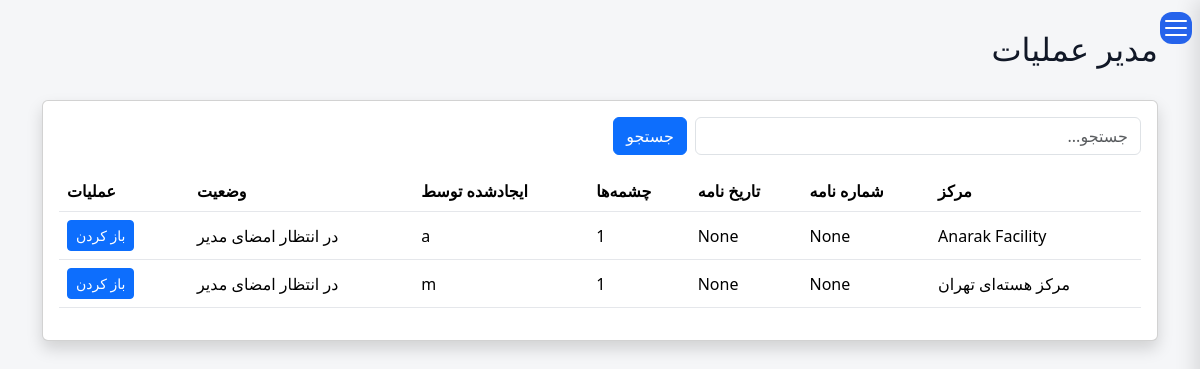
The page /operations/manager/licenses/ (signed in) on the database as committed earlier.
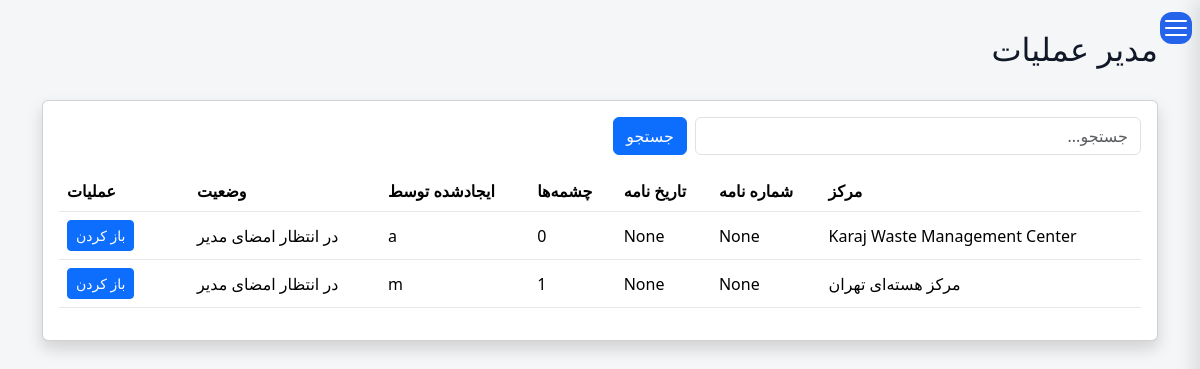
The same page on the database as committed later.
### operations/models.py (models this page shows, shortened)
class LicenseRequest(models.Model):
    facility = models.ForeignKey(
        FacilityModel,
        on_delete=models.PROTECT,
        related_name="license_requests",
    )
    letter_number = models.CharField(_("Letter Number"),
        max_length=100,
        blank=True,
        null=True,
    )
    letter_date = models.DateField(_("Letter Date"),
        blank=True,
        null=True,
    )
    status = models.CharField( _("Status"),
        max_length=20,
        choices=LicenseStatus.choices,
        default=LicenseStatus.DRAFT,
    )
    status_date = models.DateTimeField( _("Status Date"),
        null=True,
        blank=True,
    )
    specification_completed = models.BooleanField(_("Specification Completed"),default=False,)
    description = models.TextField(
        _("Description"),
        blank=True,)
    created_by = models.ForeignKey(
        settings.AUTH_USER_MODEL,
        verbose_name=_("Created By"),
        on_delete=models.PROTECT,
    )
    created_at = models.DateTimeField( _("Created At"),
        auto_now_add=True,
    )
    updated_at = models.DateTimeField( _("Updated At"),
        auto_now=True,
    )
    history = HistoricalRecords()
    class Meta:
        ordering = ["-created_at"]
        verbose_name = _("License Request")
        verbose_name_plural = _("License Requests")

### facilities/models.py (models this page shows)
class FacilityModel(models.Model):
    name = models.CharField(
        _("Facility Name"),
        max_length=255, blank=True,null=True
    )
    responsible_person = models.CharField(
        _("Responsible Person"),
        max_length=150, blank=True,null=True
    )
    telephone = models.CharField(
        _("Telephone"),
        max_length=50, blank=True,null=True
    )
    email = models.EmailField(
        _("Email"),
        blank=True,null=True
    )
    address1 = models.CharField(
        _("Address Line 1"),
        max_length=255, blank=True,null=True
    )
    address2 = models.CharField(
        _("Address Line 2"),
        max_length=255,
         blank=True,null=True
    )
    postal_code = models.CharField(
        _("Postal Code"),
        max_length=20,
         blank=True,null=True
    )
    national_id = models.CharField(
        _("National ID"),
        max_length=50,
         blank=True,null=True
    )
    economic_code = models.CharField(
        _("Economic Code"),
        max_length=50,
         blank=True,null=True
    )
    created_at = models.DateTimeField(
        _("Created At"),
        auto_now_add=True
    )
    updated_at = models.DateTimeField(
        _("Updated At"),
        auto_now=True
    )
    class Meta:
        ordering = ["name"]
        verbose_name = _("Facility")
        verbose_name_plural = _("Facilities")
        constraints = [
            models.UniqueConstraint(
                fields=["national_id"],
                name="unique_facility_national_id",
                condition=models.Q(national_id__isnull=False),
            ),
            models.UniqueConstraint(
                fields=["postal_code"],
                name="unique_facility_postal_code",
                condition=models.Q(postal_code__isnull=False),
            ),
            models.UniqueConstraint(
                fields=["economic_code"],
                name="unique_facility_economic_code",
                condition=models.Q(economic_code__isnull=False),
            ),
        ]
    def __str__(self):
        return str(self.name) if self.name else _("Unnamed Facility")

### operations/views.py (the view, shortened to what this page needs)
def operation_manager_license_list(request):
    queryset = (
        LicenseRequest.objects
        .select_related(
            "facility",
            "created_by",
        )
        .prefetch_related(
            "sources",
        )
        .filter(
            status=LicenseStatus.WAITING_MANAGER
        )
        .order_by(
            "-created_at",
        )
    )
    search = request.GET.get("search", "")
    paginator = Paginator(queryset, 15)
    page_obj = paginator.get_page(
        request.GET.get("page")
    )
    return render(
        request,
        "operations/license_queue.html",
        {
            "page_title": _("Operations Manager"),
            "page_obj": page_obj,
            "search": search,
        },
    )

### templates/operations/license_queue.html (shortened to what this page needs)
{% extends "base.html" %}
{% load i18n %}
{% block content %}
<div class="container-fluid">
<div class="d-flex justify-content-between align-items-center mb-4">
    <h2>{{ page_title }}</h2>
</div>
<div class="card shadow">
<div class="card-body">
<form method="get" class="row g-2 mb-3">
    <div class="col-md-5">
        <input
            type="text"
            name="search"
            value="{{ search }}"
            class="form-control"
            placeholder="{% trans 'Search...' %}">
    </div>
    <div class="col-md-2">
        <button class="btn btn-primary">
            {% trans "Search" %}
        </button>
    </div>
</form>
<table class="table table-hover align-middle">
<thead>
<tr>
<th>{% trans "Facility" %}</th>
<th>{% trans "Letter No." %}</th>
<th>{% trans "Letter Date" %}</th>
<th>{% trans "Sources" %}</th>
<th>{% trans "Created By" %}</th>
<th>{% trans "Status" %}</th>
<th width="130">{% trans "Action" %}</th>
</tr>
</thead>
<tbody>
{% for license in page_obj %}
<tr>
<td>
{{ license.facility }}
</td>
<td>
{{ license.letter_number }}
</td>
<td>
{{ license.letter_date }}
</td>
<td>
{{ license.sources.count }}
</td>
<td>
{{ license.created_by }}
</td>
<td>
{{ license.get_status_display }}
</td>
<td>
<a
href="{% url 'license_sign' license.pk %}"
class="btn btn-primary btn-sm">
{% trans "Open" %}
</a>
</td>
</tr>
{% empty %}
<tr>
<td colspan="7" class="text-center">
{% trans "No licenses found." %}
</td>
</tr>
{% endfor %}
</tbody>
</table>
</div>
</div>
</div>
{% endblock %}

Rows that differ between the two databases and show on the page:
changed LicenseRequest: facility "Anarak Facility" → "Karaj Waste Management Center"; sources.count "1" → "0"
